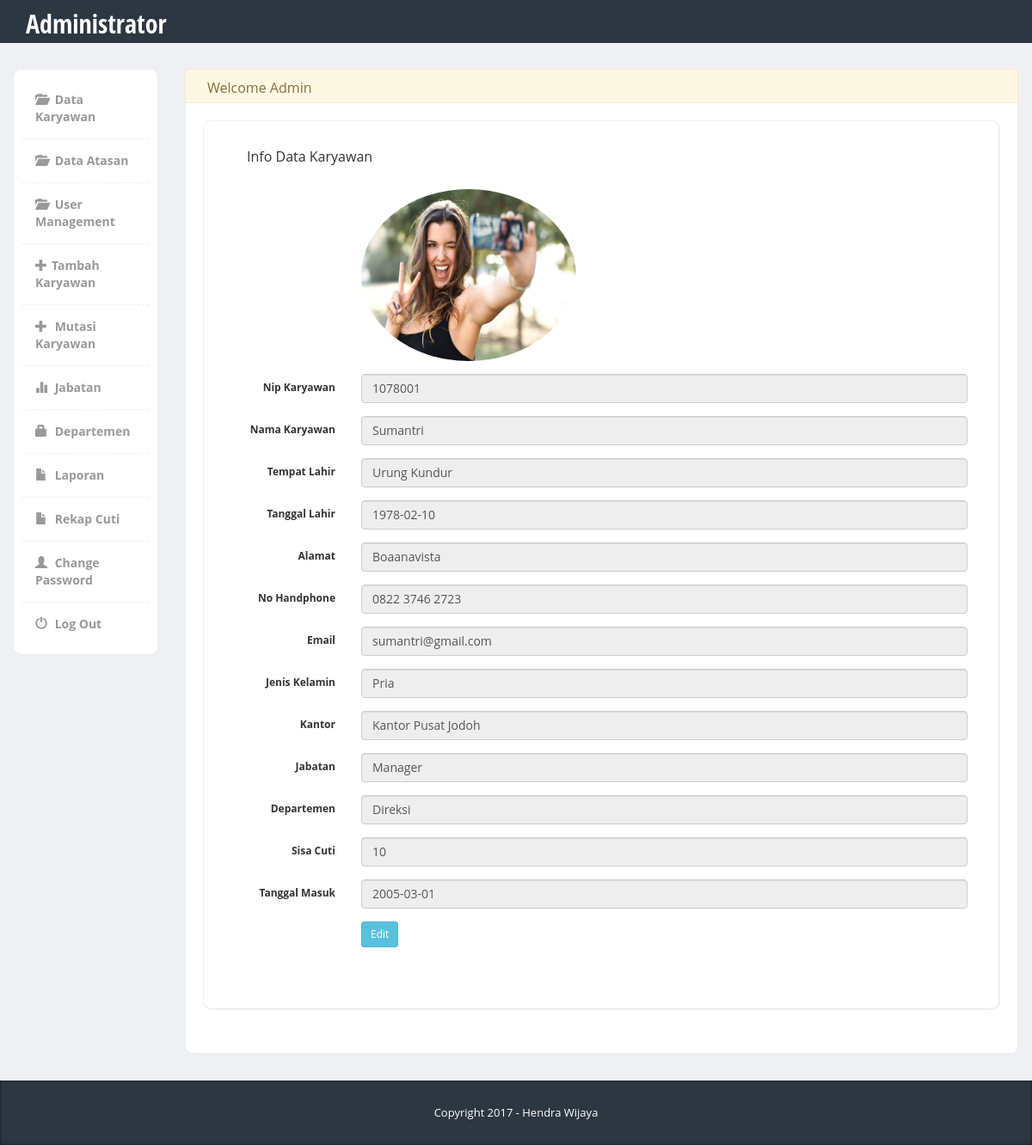
Screenshot of /Admin/index.php?page=info_karyawan&id=1078001 with the database file from the repository.
### tables this page shows
CREATE TABLE `tblkaryawan` (
  `nama_karyawan` varchar(100) NOT NULL,
  `nip_karyawan` varchar(50) NOT NULL,
  `tempat_lahir` varchar(50) NOT NULL,
  `tanggal_lahir` date NOT NULL,
  `alamat` varchar(100) NOT NULL,
  `no_hp` varchar(20) NOT NULL,
  `email` varchar(50) NOT NULL,
  `jenis_kelamin` enum('Pria','Wanita') NOT NULL,
  `id_jabatan` int(11) NOT NULL,
  `id_departemen` int(11) NOT NULL,
  `sisa_cuti` varchar(12) NOT NULL,
  `tgl_masuk` varchar(20) NOT NULL,
  `id_kantor` int(11) NOT NULL,
  `parent_id` int(11) NOT NULL,
  `foto_karyawan` varchar(1000) NOT NULL,
  `level` tinyint(1) NOT NULL,
  `password` varchar(50) NOT NULL,
  `status_karyawan` tinyint(1) NOT NULL
);

CREATE TABLE `tblkantor` (
  `id_kantor` int(11) NOT NULL,
  `kantor` varchar(25) NOT NULL
);

CREATE TABLE `tbljabatan` (
  `id_jabatan` int(11) NOT NULL,
  `jabatan` varchar(200) NOT NULL
);

CREATE TABLE `tbldepartemen` (
  `id_departemen` int(11) NOT NULL,
  `departemen` varchar(100) NOT NULL
);

### Admin/konten/info_karyawan.php (the view, shortened to what this page needs)
<!DOCTYPE html>
<html>
  <head>
    <link href="https://code.jquery.com/ui/1.10.3/themes/redmond/jquery-ui.css" rel="stylesheet" media="screen">
    <link href="bootstrap/css/bootstrap.min.css" rel="stylesheet">
    <link href="css/styles.css" rel="stylesheet">
    <link href="//netdna.bootstrapcdn.com/font-awesome/4.0.3/css/font-awesome.css" rel="stylesheet">
    <link href="vendors/form-helpers/css/bootstrap-formhelpers.min.css" rel="stylesheet">
    <link href="vendors/select/bootstrap-select.min.css" rel="stylesheet">
    <link href="vendors/tags/css/bootstrap-tags.css" rel="stylesheet">
    <link href="css/forms.css" rel="stylesheet">
  </head>
  <body>
<div class="row">
					<div class="col-md-12">
						<div class="content-box-large">
		  				<div class="panel-heading">
							<div class="panel-title">Info Data Karyawan</div>
						</div>
						<?php
			            function url_link($tujuan="", $nama_link="", $id=""){
			                if(empty($id)){
			                  echo "<a class=\"btn btn-info btn-sm\" href=index.php?page=$tujuan>$nama_link</a>";
			                }else{
			                  echo "<a class= \"btn btn-info btn-sm\" href=index.php?page=$tujuan&id=$id>$nama_link</a>";
			                }
			            }
			            include '../connect.php';
			            $id  = $_GET['id'];
			            $sql= "SELECT * FROM tblkaryawan WHERE nip_karyawan = '$id'";
			            $hasil = $connect->query($sql);
			            while($data = $hasil->fetch_array()){
			              $id = $data['nip_karyawan'];
			              $nama_karyawan = $data['nama_karyawan'];
			              $tmpt_lahir = $data['tempat_lahir'];
			              $tgl_lahir = $data['tanggal_lahir'];
			              $alamat = $data['alamat'];
			              $no_hp = $data['no_hp'];
			              $email = $data['email'];
			              $jk = $data['jenis_kelamin'];
			              $sisa_cuti = $data['sisa_cuti'];
			              $tgl_masuk = $data['tgl_masuk'];
			              $foto_karyawan = $data['foto_karyawan'];
			              $status_karyawan = $data['status_karyawan'];
			              }
			            ?>
		  				<div class="panel-body">
		  					<div id="rootwizard">
								<div class="navbar">
								    <div class="tab-pane active" id="tab1">
								      <form class="form-horizontal" role="form" method="post" enctype="multipart/form-data" action="index.php?page=update_karyawan">
								     	 <div class="form-group">
										    <label for="Foto KAryawan" class="col-sm-2 control-label"></label>
										    <div class="col-sm-10">
										      <img src="<?php echo "images/".$foto_karyawan ; ?>" name="" width="250" height="200">
										    </div>
										  </div>
										  <div class="form-group">
										    <label for="NipKaryawan" class="col-sm-2 control-label">Nip Karyawan</label>
										    <div class="col-sm-10">
										      <input type="text" class="form-control" id="nip" placeholder="Nip Karyawan" name="nip_karyawan" value="<?php echo $id; ?>" required readonly>
										    </div>
										  </div>
										  <div class="form-group">
										    <label for="Nama" class="col-sm-2 control-label">Nama Karyawan</label>
										    <div class="col-sm-10">
										      <input type="text" class="form-control" id="nama_karyawan" placeholder="Nama Karyawan" name="nama_karyawan" value="<?php echo $nama_karyawan; ?>" required readonly>
										    </div>
										  </div>
										  <div class="form-group">
										    <label for="tmp_lahir" class="col-sm-2 control-label">Tempat Lahir</label>
										    <div class="col-sm-10">
										      <input type="text" class="form-control" id="tmpt_lahir" placeholder="Tempat Lahir" name="tmpt_lahir" value="<?php echo $tmpt_lahir; ?>" required readonly>
										    </div>
										  </div>
										  <div class="form-group">
										    <label for="tgl_lahir" class="col-sm-2 control-label">Tanggal Lahir</label>
										    <div class="col-sm-10">
										      <input type="text" class="form-control" id="tgl_lahir" placeholder="yyyy-mm-dd" name="tgl_lahir" value="<?php echo $tgl_lahir; ?>" required readonly>
										    </div>
										  </div>
										  <div class="form-group">
										    <label for="alamat" class="col-sm-2 control-label">Alamat</label>
										    <div class="col-sm-10">
										      <input type="text" class="form-control" id="alamat" placeholder="Alamat Domisili" name="alamat" value="<?php echo $alamat; ?>" required readonly>
										    </div>
										  </div>
										  <div class="form-group">
										    <label for="no_hp" class="col-sm-2 control-label">No Handphone</label>
										    <div class="col-sm-10">
										      <input type="text" class="form-control" id="no_hp" placeholder="No Handphone" name="no_hp" value="<?php echo $no_hp; ?>" required readonly>
										    </div>
										  </div>
										   <div class="form-group">
										    <label for="email" class="col-sm-2 control-label">Email</label>
										    <div class="col-sm-10">
										      <input type="text" class="form-control" id="email" placeholder="Email" name="email" value="<?php echo $email; ?>" required readonly>
										    </div>
										  </div>
										  <div class="form-group">
										    <label for="jk" class="col-sm-2 control-label">Jenis Kelamin</label>
										    <div class="col-sm-10">
										      <input type="text" class="form-control" id="jenis_kelamin" placeholder="Email" name="jenis_kelamin" value="<?php echo $jk; ?>" required readonly>
										    </div>
										  </div>
										  <div class="form-group">
										    <label for="departemen" class="col-sm-2 control-label">Kantor</label>
										    <div class="col-sm-10">
										      <?php
											  include '../connect.php';
										  		$sql= "SELECT tblkantor.kantor FROM tblkantor, tblkaryawan WHERE tblkaryawan.nip_karyawan='$id' AND tblkantor.id_kantor = tblkaryawan.id_kantor";
										  		$hasil = $connect->query($sql);
												while($data = $hasil->fetch_array()){
												$kantor = $data['kantor'];
											  ?>
										 			<input type="text" class="form-control" id="id_jabatan" placeholder="Email" name="id_jabatan" value="<?php echo $kantor; ?>" required readonly>
										  		<?php } ?>
										    </div>
										  </div>
										  <div class="form-group">
										    <label for="jabatan" class="col-sm-2 control-label">Jabatan</label>
										    <div class="col-sm-10">
										    <?php
						                        include '../connect.php';
						                          $sql= "SELECT tbljabatan.jabatan FROM tbljabatan , tblkaryawan WHERE tblkaryawan.nip_karyawan = '$id' AND tbljabatan.id_jabatan = tblkaryawan.id_jabatan";
						                          $hasil = $connect->query($sql);
						                        while($data = $hasil->fetch_array()){
						                        $jabatan = $data['jabatan'];
						                        ?>
										  		<input type="text" class="form-control" id="id_jabatan" placeholder="Email" name="id_jabatan" value="<?php echo $jabatan; ?>" required readonly>
										  		<?php } ?>
										    </div>
										  </div>
										  <div class="form-group">
										    <label for="departemen" class="col-sm-2 control-label">Departemen</label>
										    <div class="col-sm-10">
										    <?php
						                        include '../connect.php';
						                          $sql= "SELECT tbldepartemen.departemen FROM tbldepartemen , tblkaryawan WHERE tblkaryawan.nip_karyawan = '$id' AND tbldepartemen.id_departemen = tblkaryawan.id_departemen";
						                          $hasil = $connect->query($sql);
						                        while($data = $hasil->fetch_array()){
						                        $departemen = $data['departemen'];
						                        ?>
										      <input type="text" class="form-control" id="id_departemen" placeholder="Email" name="id_departemen" value="<?php echo $departemen; ?>" required readonly>
										       <?php } ?>
										    </div>
										  </div>
										  <div class="form-group">
										    <label for="sisa_cuti" class="col-sm-2 control-label">Sisa Cuti</label>
										    <div class="col-sm-10">
										      <input type="text" class="form-control" id="sisa_cuti" placeholder="Sisa Cuti Karyawan" name="sisa_cuti" value="<?php echo $sisa_cuti; ?>" required readonly>
										    </div>
										  </div>
										  <div class="form-group">
										    <label for="tgl_masuk" class="col-sm-2 control-label">Tanggal Masuk</label>
										    <div class="col-sm-10">
										      <input type="text" class="form-control" id="tgl_masuk" placeholder="yyyy-mm-dd" name="tgl_masuk" value="<?php echo $tgl_masuk; ?>" required readonly>
										    </div>
										  </div>
										<div class="form-group" >
											<label for="fotokaryawan" class="col-sm-2 control-label"></label>
											<div class="col-md-7">
												<?php
												if($status_karyawan == 0){
												url_link('edit_karyawan','Edit ',$id);
												}
												 ?>
											</div>
										</form>
								    </div>
								    </div>
								</div>
							</div>
		  				</div>
		  			</div>
					</div>
				</div>
     <link href="vendors/bootstrap-datetimepicker/datetimepicker.css" rel="stylesheet">
    <link href="//cdnjs.cloudflare.com/ajax/libs/x-editable/1.5.0/bootstrap3-editable/css/bootstrap-editable.css" rel="stylesheet"/>
      </body>
</html>

### Admin/css/styles.css (style rules this page uses)
body { font-family: 'Open Sans', sans-serif; background-color: #f7f7f7; position: relative; margin: 0px; font-size: 12px; padding: 0px; }
.content-box, .content-box-large { margin-bottom:30px; background:#fff; border-radius:10px; padding:10px; border-left:1px solid #eee; border-top:1px solid #eee; border-right:2px solid #eee; border-bottom:2px solid #eee; }
.content-box-large { padding: 20px; }
body { background-color: #eff0f3; }
.panel-heading>.panel-title, .content-box-header .panel-title { float: left; padding: 10px 15px; padding-top: 0px; }
.panel-body { clear:both; }

### Admin/konten/info_karyawan.php (style rules this page uses)
img { border-radius: 50%; }

### rows the page displays
tblkaryawan: foto_karyawan (picture), nip_karyawan "1078001", nama_karyawan "Sumantri", tmpt_lahir "Urung Kundur", tgl_lahir "1978-02-10", alamat "Boaanavista", no_hp "0822 3746 2723", email "sumantri@gmail.com", jenis_kelamin "Pria", sisa_cuti "10", tgl_masuk "2005-03-01"
tblkantor: id_jabatan "Kantor Pusat Jodoh"
tbljabatan: id_jabatan "Manager"
tbldepartemen: id_departemen "Direksi"

### other values shown
$nama_link "Edit"
